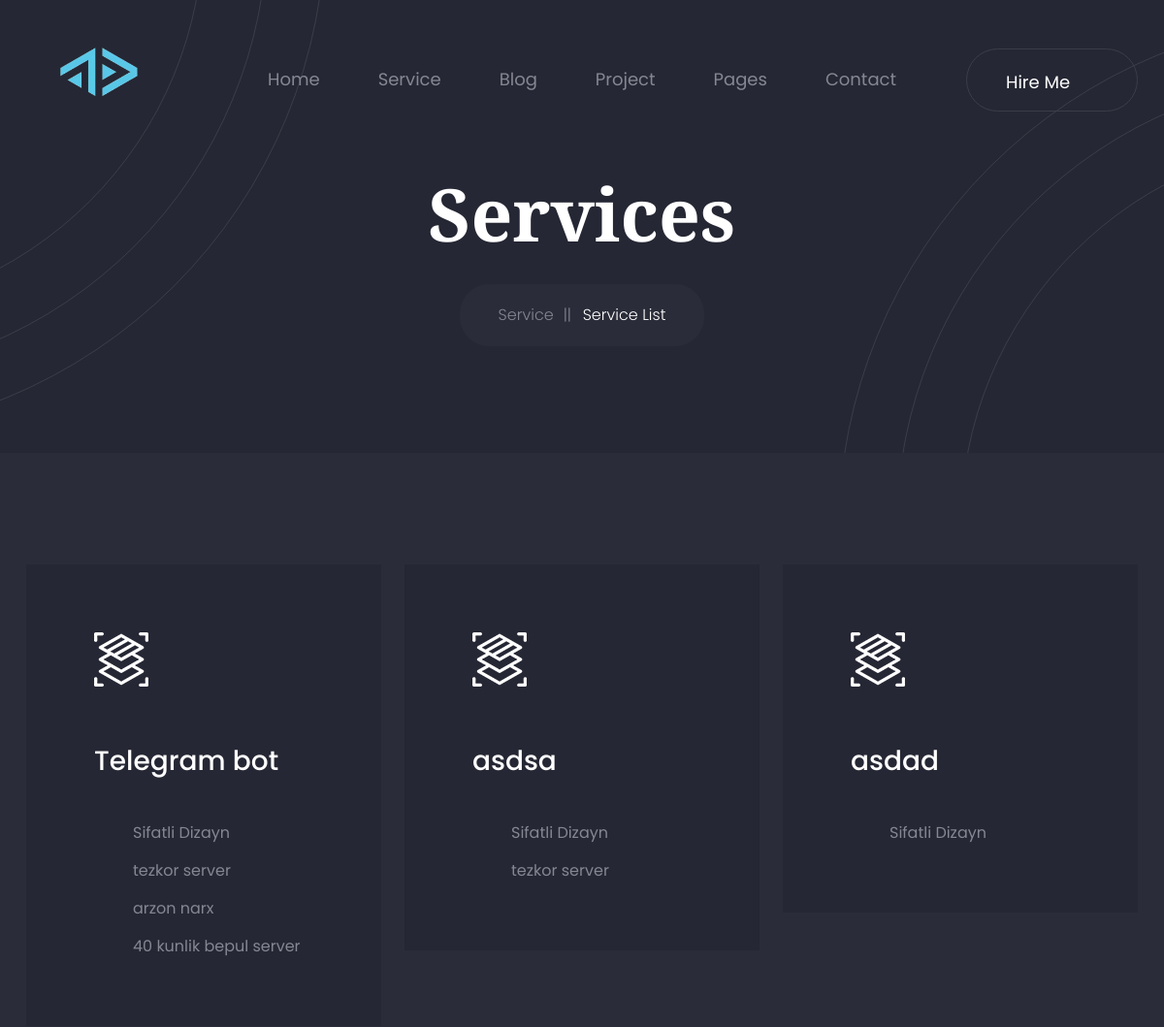
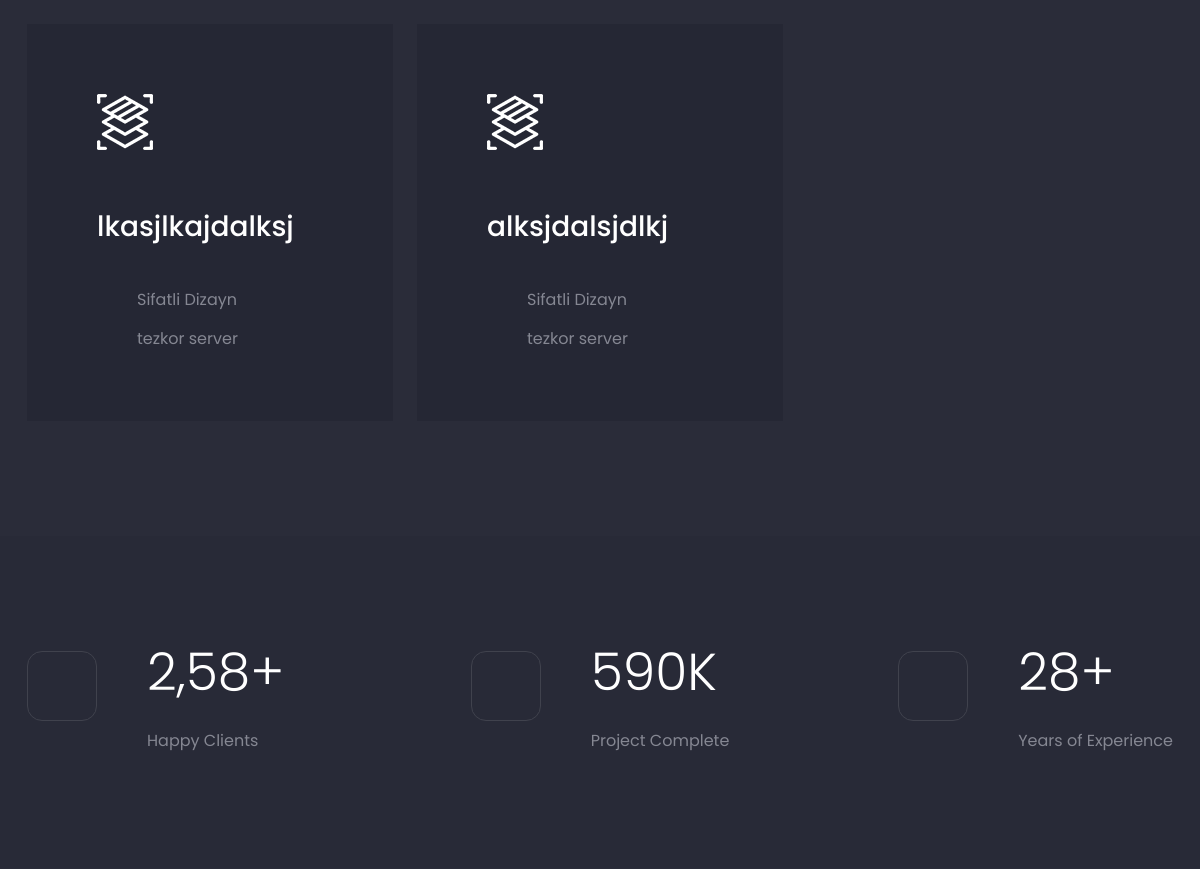
Page /services (upper part) on the earlier database version (2 pictures, top to bottom).
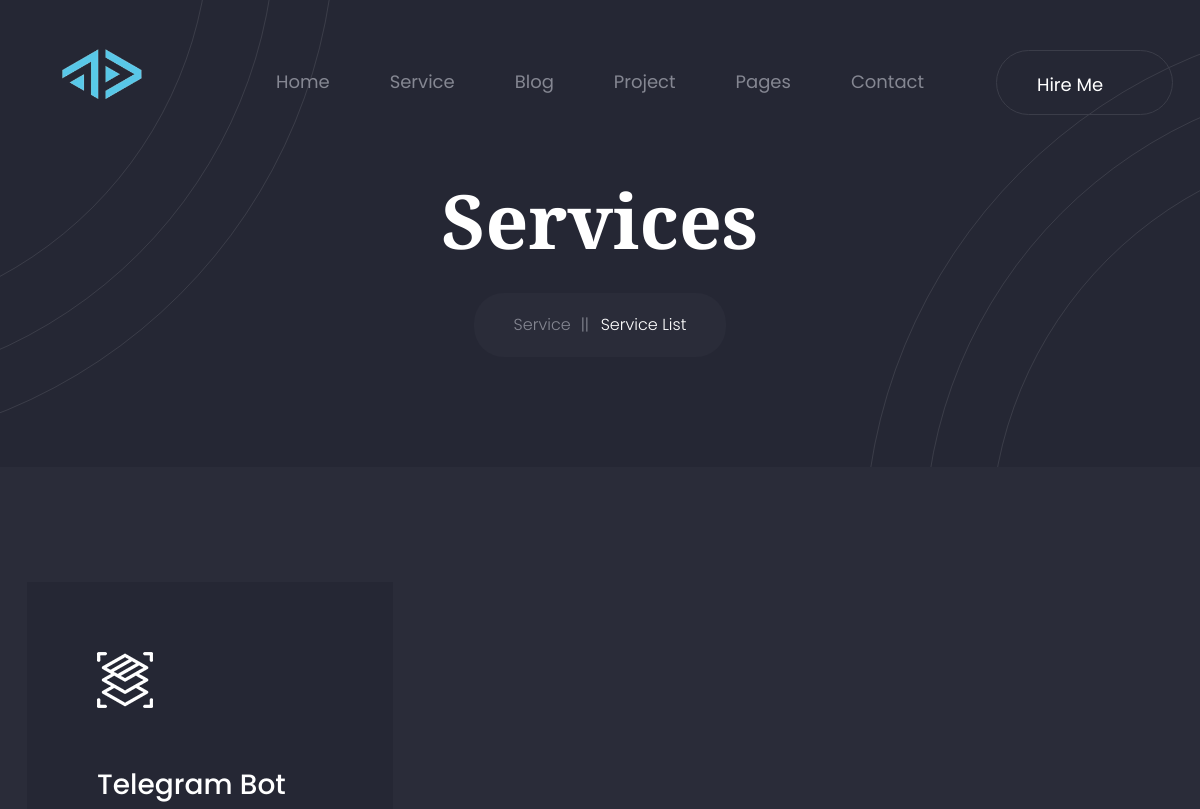
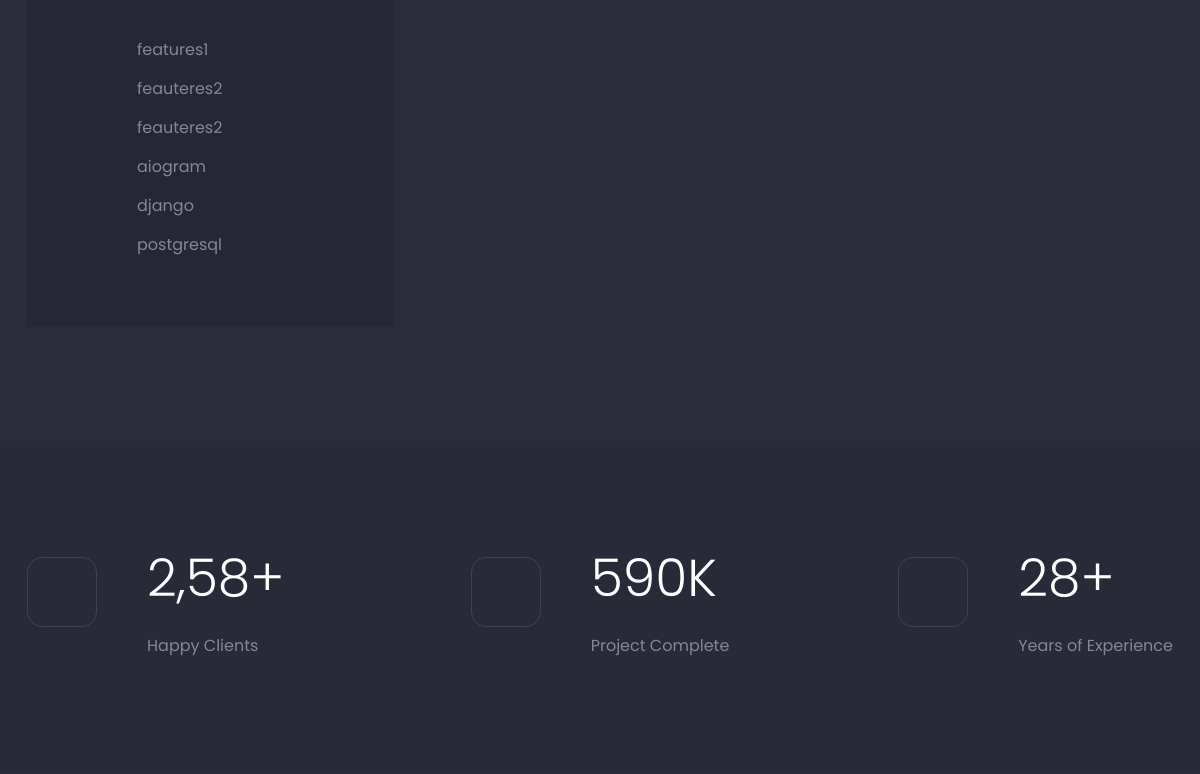
Same page on the later database version (2 pictures, top to bottom).
### portfolio/models.py (models this page shows, shortened)
class Service(models.Model):
    title = models.CharField(max_length=100)
    photo = models.CharField(max_length=200, verbose_name='Rasm URL')
    features = models.ManyToManyField(FeaturesText, related_name='Xususiyatlar')
    subtitle = models.CharField(max_length=200, verbose_name="Sub Title")
    description = models.TextField(blank=True, null=True, verbose_name="Xizmat haqida")
    why_choose_me = models.TextField(blank=True, null=True, verbose_name='Nega aynan men')
    services_text = models.ManyToManyField(ServiceText, related_name='services', verbose_name="kichik qobiliyatlar")
    plans_text = models.TextField(blank=True, null=True, verbose_name="Tariflar haqida matn")

class FeaturesText(models.Model):
    title = models.CharField(max_length=100)

### portfolio/views.py (the view)
# urls.py: path('services', ServicePageView.as_view(), name='services'),
class ServicePageView(ListView):
    template_name = 'service-list.html'
    model = Service

### templates/service-list.html (shortened to what this page needs)
{%extends 'base.html'%}
{%load static%}
    {%block content%}
    <main class="main-wrapper">
        <div class="breadcrumb-section section-bg overflow-hidden pos-relative">
            <div class="breadcrumb-shape-top-left"></div>
            <div class="breadcrumb-shape-bottom-right"></div>
            <div class="breadcrumb-box">
                <div class="container">
                    <div class="row">
                        <div class="col-12">
                            <div class="breadcrumb-content">
                                <h2 class="title">Services</h2>
                                <ul class="breadcrumb-link">
                                    <li><a href="{%url 'services'%}">Service</a></li>
                                    <li class="active" aria-current="page">Service List</li>
                                </ul>
                            </div>
                        </div>
                    </div>
                </div>
            </div>
        </div>
        <div class="service-list-section section-gap-tb-165">
            <div class="container">
                <div class="row mb-n6">
                    {%for service in object_list%}
                    <div class="col-xl-4 col-md-6 col-12 mb-6">
                        <div class="service-box-single-item">
                            <div class="icon"><img src="{%static 'assets/images/icon/service-icon-1.png'%}" alt=""></div>
                            <h4 class="title"><a href="{%url 'service_details' service.pk%}">{{service.title}}</a></h4>
                            <ul class="list-item">
                                {% for feature in service.features.all %}
                                    <li>{{ feature.title }}</li>
                                {% endfor %}
                            </ul>
                        </div>
                    </div>
                    {%endfor%}
                    </div>
                </div>
            </div>
        <div class="counter-display-section section-gap-tb-165 section-bg-2">
            <div class="counter-display-wrapper">
                <div class="container">
                    <div class="row justify-content-center justify-content-sm-start">
                        <div class="d-block d-md-flex justify-content-md-start col-12 col-sm-4 col-md-4">
                            <div class="counterup-single-item">
                                <div class="icon">
                                </div>
                                <div class="content">
                                    <h2 class="number"><span class="counter">2,58</span>+</h2>
                                    <span class="text">Happy Clients</span>
                                </div>
                            </div>
                        </div>
                        <div class="d-block d-md-flex justify-content-md-center col-12 col-sm-4 col-md-4">
                            <div class="counterup-single-item">
                                <div class="icon">
                                </div>
                                <div class="content">
                                    <h2 class="number"><span class="counter">590</span>K</h2>
                                    <span class="text">Project Complete</span>
                                </div>
                            </div>
                        </div>
                        <div class="d-block d-md-flex justify-content-md-end col-12 col-sm-4 col-md-4">
                            <div class="counterup-single-item">
                                <div class="icon">
                                </div>
                                <div class="content">
                                    <h2 class="number"><span class="counter">28</span>+</h2>
                                    <span class="text">Years of Experience</span>
                                </div>
                            </div>
                        </div>
                    </div>
                </div>
            </div>
        </div>
    </main>
    {%endblock content%}

Differences in the rows shown:
removed Service: title "Telegram bot"
removed FeaturesText: title "Sifatli Dizayn"
removed FeaturesText: title "tezkor server"
removed FeaturesText: title "arzon narx", shown under "Telegram bot"
removed FeaturesText: title "40 kunlik bepul server", shown under "Telegram bot"
removed Service: title "asdsa"
removed Service: title "asdad"
removed Service: title "lkasjlkajdalksj"
removed Service: title "alksjdalsjdlkj"
added Service: title "Telegram Bot"
added FeaturesText: title "features1", shown under "Telegram Bot"
added FeaturesText: title "feauteres2", shown under "Telegram Bot"
added FeaturesText: title "feauteres2", shown under "Telegram Bot"
added FeaturesText: title "aiogram", shown under "Telegram Bot"
added FeaturesText: title "django", shown under "Telegram Bot"
added FeaturesText: title "postgresql", shown under "Telegram Bot"
